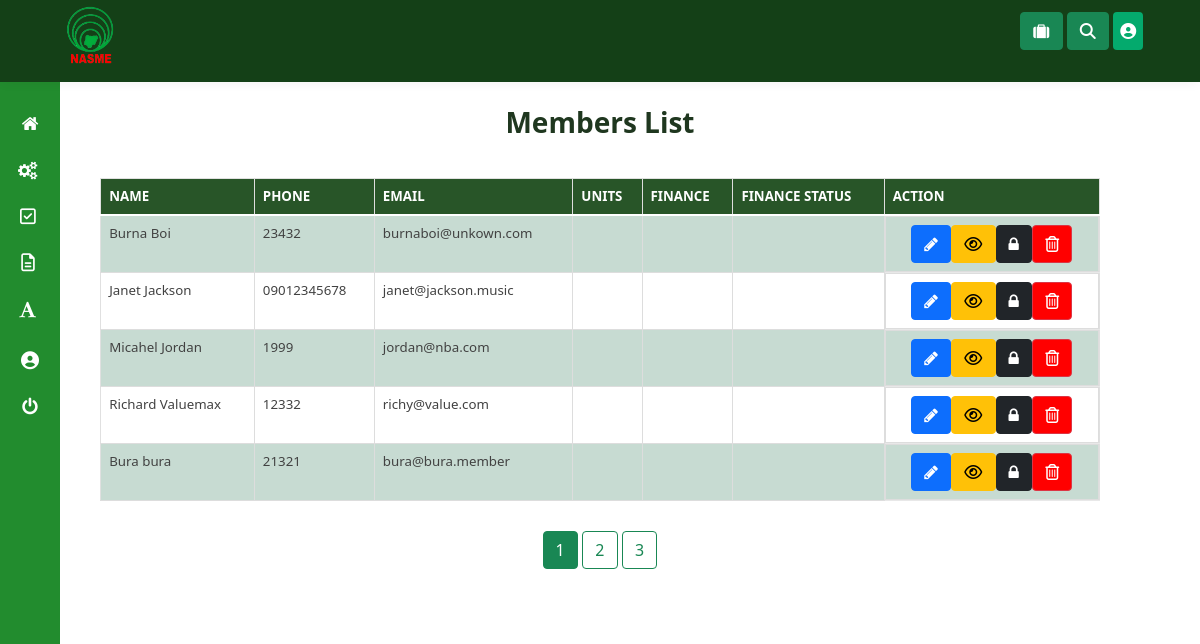
/admin/manage_members (signed in), run on the app's committed database.
### membership/models.py (models this page shows, shortened)
class User(db.Model, UserMixin):
  id = db.Column(db.Integer, primary_key=True)
  units = db.relationship("Unit", secondary=user_unit, backref="unit_members", lazy="dynamic")
  username = db.Column(db.String(20), unique=True)
  email = db.Column(db.String(120), unique=True)
  phone = db.Column(db.String(60), unique=True)
  password = db.Column(db.String(60), nullable=False, default="12345678")
  image_file = db.Column(db.String(20), nullable=False, default='default.jpg')
  date_registered = db.Column(db.DateTime, nullable=False, default=datetime.utcnow)
  role = db.Column(db.String(6), nullable=False, default="USER")
  _is_superadmin = db.Column("is_superadmin", db.Boolean, nullable=False, default=False)
  current_salary = db.Column(db.String(60))
  occupation = db.Column(db.String(60))
  experience = db.Column(db.String(60))
  date_of_birth = db.Column(db.String(), nullable=False, default=datetime.utcnow)
  home_address = db.Column(db.String())
  work_address = db.Column(db.String())
  _is_suspended = db.Column("is_suspended", db.Boolean, nullable=False, default=False)
  business_name = db.Column(db.String())
  business_email = db.Column(db.String())
  business_phone = db.Column(db.String())
  business_photo = db.Column(db.String(20), default='default.jpg')
  business_about = db.Column(db.String())
  business_services = db.Column(db.String())
  business_images = db.Column(db.String())
  business_facebook = db.Column(db.String())
  business_twitter = db.Column(db.String())
  business_linkedin = db.Column(db.String())
  business_whatsapp = db.Column(db.String())
  def display_units(self):
    unit_names = []
    for unit in self.units.all():
      unit_names.append(unit.name)
    return ", ".join(unit_names)
  @property
  def is_superadmin(self):
      return self._is_superadmin
  @property
  def is_suspended(self):
      return self._is_suspended
  @is_superadmin.setter
  def is_superadmin(self, s):
    if type(s) == type(str()):
      if s.lower() == "true":
        self._is_superadmin = True
      elif s.lower() == "false":
        self._is_superadmin = False
    else:
      self._is_superadmin = s
  @is_suspended.setter
  def is_suspended(self, s):
    if type(s) == type(str()):
      if s.lower() == "true":
        self._is_suspended = True
      elif s.lower() == "false":
        self._is_suspended = False
    else:
      self._is_suspended = s

### membership/admins/routes.py (the view)
@admins.route("/admin/manage_members")
@admin_role_required
def manage_members():
  page = request.args.get('page', 1, type=int)
  members = User.query.filter_by(role="USER").paginate(page=page, per_page=5)
  return render_template("manage_members.html", page=page, members=members)

### membership/admins/utils.py (called while the page is built)
def admin_role_required(func):
    @wraps(func)
    def decorated_view(*args, **kwargs):
      if current_user.is_authenticated:
        if current_user.role == "ADMIN":
          return func(*args, **kwargs)
        else:
          flash("You must log in to access this page")
          return redirect(url_for('admins.admin_login', next=url_for(request.endpoint)))
    return decorated_view

### membership/models.py (called while the page is built)
@login_manager.user_loader
def load_user(user_id):
    return User.query.get(int(user_id))

### membership/templates/manage_members.html (shortened to what this page needs)
{% extends "dashboard_layout.html" %}
{% block content %}
<link rel="stylesheet" type="text/css" href="css/table-style.css" />
<link rel="stylesheet" type="text/css" href="css/basictable.css" />
				<div class="container-fluid agile-tables">
					<br>
					<h3 style="text-align: center; color:rgb(31, 55, 31); font-weight:bold;" class="text-center"> Members List</h3>
					<div class="w3l-table-info  table-responsive">
					    <table id="tuble" class="table table-success table-striped table-hover table-bordered" style="width: 85%; font-size: 14px;">
						<thead>
						  <tr>
							<th scope="col">Name</th>
							<th scope="col">Phone</th>
							<th scope="col">Email</th>
							<th scope="col">Units</th>
							<th scope="col">Finance</th>
							<th scope="col">Finance Status</th>
							<th scope="col">Action</th>
						  </tr>
						</thead>
						<tbody>
							{% for member in members.items %}
						  <tr>
							<td>{{member.username}}</td>
							<td>{{ member.phone }}</td>
							<td>{{ member.email }}</td>
							<td>
							</td>
							<td>{{member.finance}}</td>
							<td>{{member.finance_status}}</td>
							<td class="d-flex justify-content-center" >
								<a role="button" class="btn btn-primary" href="{{ url_for('admins.edit_member', member_id=member.id) }}" data-bs-toggle="tooltip" data-bs-placement="top" title="Edit Member Details" ><i class="fa fa-pencil" aria-hidden="true"  data-bs-toggle="tooltip" data-bs-placement="top" title="Edit Member Details"></i></a>
								<a type="button" class="btn btn-warning"  dataId="{{member.id}}" dataImage="/static/profile_pics/{{member.image_file }}" dataName="{{ member.username }}" dataEmail="{{member.email}}" dataPhone="{{member.phone}}" dataPassword="{{ member.password }}" dataUnits="{{member.display_units()}}" dataDateReg="{{ member.date_registered }}" dataOccupation="{{ member.occupation }}" dataHomeAddr="{{ member.home_address }}" dataWorkAddre="{{ member.work_address }}" dataExperience = "{{member.experience}}" dataCurrentSalary="{{member.current_salary}}" data-toggle="modal" data-target="#staticBackdrop" onclick="viewUserFunction(this)" data-bs-toggle="tooltip" data-bs-placement="top" title="Click to View User Details"><i class="fa fa-eye" aria-hidden="true"  data-bs-toggle="tooltip" data-bs-placement="top" title="Click To View User Details"></i></a>
								{% if member._is_suspended %}
								<a class="btn btn-light" href="#" role="button" data-bs-toggle="tooltip" data-bs-placement="top" title="Unsuspend Member" data-toggle="modal" id="{{member.id}}" dataName="{{member.username}}" data-target="#suspendmodal"  onclick="unsuspendFunction(this)"><i class="fa fa-unlock" aria-hidden="true" data-bs-toggle="tooltip" data-bs-placement="top" title="Unsuspend Member"></i></a>
								{% else %}
								<a class="btn btn-dark" href="#" role="button" data-bs-toggle="tooltip" data-bs-placement="top" title="Suspend Member" data-toggle="modal" id="{{member.id}}" dataName="{{member.username}}" data-target="#suspendmodal"  onclick="suspendFunction(this)"><i class="fa fa-lock" aria-hidden="true" data-bs-toggle="tooltip" data-bs-placement="top" title="Suspend Member"></i></a>
								{% endif %}
								<a type="button" class="btn btn-danger" style="background: red;" data-toggle="modal" id="{{member.id}}" dataName="{{member.username}}" data-target="#deletemodal"  onclick="deleteFunction(this)"data-bs-toggle="tooltip" data-bs-placement="top" title="Delete Member"><i class="fa fa-trash-o" aria-hidden="true"  data-bs-toggle="tooltip" data-bs-placement="top" title="Delete Member"></i></a>
							</td>
						  {% endfor %}
					  </table>
				  </div>
					  {% for page_num in members.iter_pages(left_edge=1, right_edge=1, left_current=1, right_current=2) %}
					    {% if page_num %}
					      {% if members.page == page_num %}
					        <a class="btn btn-success mb-5"  href="{{ url_for('admins.manage_members', page=page_num) }}">{{ page_num }}</a>
					      {% else %}
					        <a class="btn btn-outline-success mb-5" href="{{ url_for('admins.manage_members', page=page_num) }}">{{ page_num }}</a>
					      {% endif %}
					    {% else %}
					      ...
					    {% endif %}
					  {% endfor %}
					</div>
{% endblock content %}

### membership/static/css/table-style.css (style rules this page uses)
table { background: white; border-collapse: collapse; margin: 1.25em 0 0; width: 100%; }
table tr, table th, table td { border: none; border-bottom: 1px solid #e8e8e8; font-size: .95em; }
table th, table td { padding: 10px 12px; text-align: left; }
table th { background: #fcb216; color: #000000; text-transform: uppercase; }
table tr td { background: #f3faff; color: #424242; }
table tr:nth-of-type(2n+2) td { background: #ffffff; }
table { width: 100%; }
.table { margin: 30px 0; border-collapse: collapse; border-spacing: 0; empty-cells: show; border: 1px solid #e0e0e0; }
.table td, .table th { border-left: 1px solid #e0e0e0; border-width: 0 0 0 1px; font-size: inherit; margin: 0; overflow: visible; padding: 0.5em 1em; font-weight: normal; }
.table td:first-child, .table th:first-child { border-left-width: 0; }
.table thead, .table tfoot { background-color: #f05050; color: #fff; text-align: left; vertical-align: bottom; }
.table thead td, .table tfoot td, .table thead th, .table tfoot th { border-color: #fff; }
.table td { background-color: transparent; }

### data on the page
User: username "Burna Boi", phone "23432", email "burnaboi@unkown.com"
User: username "Janet Jackson", phone "09012345678", email "janet@jackson.music"
User: username "Micahel Jordan", phone "1999", email "jordan@nba.com"
User: username "Richard Valuemax", phone "12332", email "richy@value.com"
User: username "Bura bura", phone "21321", email "bura@bura.member"

### other printed values
{{ page_num }} "1"
{{ page_num }} "2" "3"
